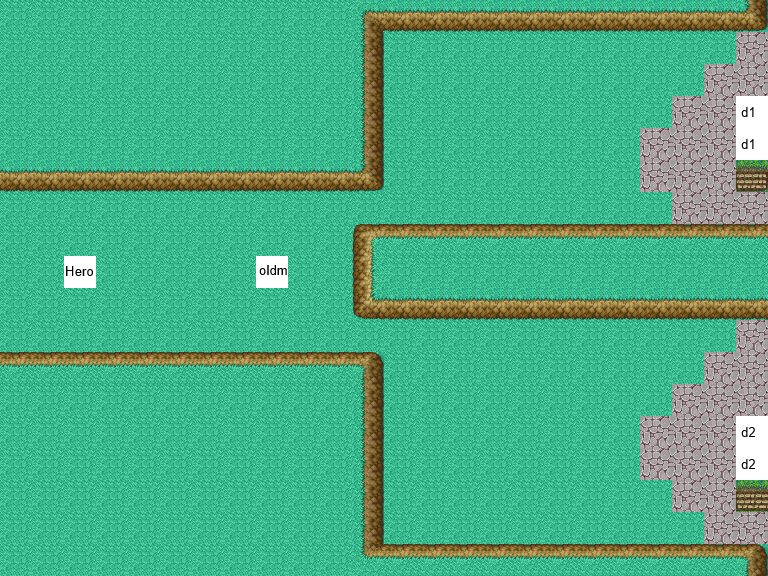

A 2D game scene composited from a Tiled map and its tileset images. What follows is a short description and the map's XML, with each tile layer's data collapsed to a summary:
An orthogonal 24x18 tile map with 32x32 px tiles, 3 tile layers (backgrounds, collides, actors), 2 tilesets.

<map version="1.0" orientation="orthogonal" renderorder="right-down" width="24" height="18" tilewidth="32" tileheight="32" nextobjectid="1">
 <tileset firstgid="1" name="Exterior_Forest_TileA5" tilewidth="32" tileheight="32">
  <image source="../packed/Exterior_Forest_TileA5.png" width="256" height="512" />
 </tileset>
 <tileset firstgid="129" name="place" tilewidth="32" tileheight="32">
  <image source="../packed/place.png" width="512" height="32" />
  <tile id="0">
   <properties>
    <property name="type" value="aura" />
   </properties>
  </tile>
  <tile id="1">
   <properties>
    <property name="type" value="lava" />
   </properties>
  </tile>
  <tile id="2">
   <properties>
    <property name="type" value="boss" />
   </properties>
  </tile>
  <tile id="3">
   <properties>
    <property name="type" value="bow" />
   </properties>
  </tile>
  <tile id="4">
   <properties>
    <property name="path" value="sheild_2_1.tmx" />
    <property name="type" value="door" />
   </properties>
  </tile>
  <tile id="5">
   <properties>
    <property name="path" value="aura_2_2.tmx" />
    <property name="type" value="door" />
   </properties>
  </tile>
  <tile id="6">
   <properties>
    <property name="type" value="door" />
   </properties>
  </tile>
  <tile id="7">
   <properties>
    <property name="type" value="eax" />
   </properties>
  </tile>
  <tile id="8">
   <properties>
    <property name="type" value="eay" />
   </properties>
  </tile>
  <tile id="9">
   <properties>
    <property name="type" value="esx" />
   </properties>
  </tile>
  <tile id="10">
   <properties>
    <property name="type" value="esy" />
   </properties>
  </tile>
  <tile id="11">
   <properties>
    <property name="type" value="hero" />
   </properties>
  </tile>
  <tile id="12">
   <properties>
    <property name="msg">The minions of Dorgoroth the DogSlayer guard precious relics ahead.
One door leads you to a scorcerous protection while in the other, you can find
the invincible Shield of King Levieten.
Find them and return and I will guide you to the DogSlayer</property>
    <property name="type" value="oldman" />
   </properties>
  </tile>
  <tile id="13">
   <properties>
    <property name="type" value="shield" />
   </properties>
  </tile>
  <tile id="14">
   <properties>
    <property name="type" value="sword" />
   </properties>
  </tile>
 </tileset>
 <layer name="backgrounds" width="24" height="18">
  <data>[432 cells, 432 non-empty, 6 distinct tile ids]</data>
 </layer>
 <layer name="collides" width="24" height="18">
  <data>[432 cells, 86 non-empty, 10 distinct tile ids]</data>
 </layer>
 <layer name="actors" width="24" height="18">
  <data>[432 cells, 6 non-empty, 4 distinct tile ids]</data>
 </layer>
</map>
